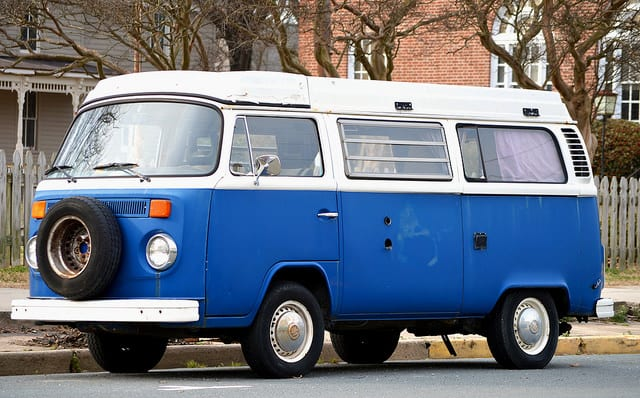
#> input picture data/test/blue/blue_car_01.jpg, 640 x 398 px, given in place of blue, which was not available; the run also reads 1 picture not shown here
$ jupyter execute image_clf_SVM.ipynb   (text cells are left out)
#> lines starting #> are read from the running program, lines starting #| are printed output that depends on the picture; pictures that were not available may be replaced by others from this repository, and a replacement may not be noted
[cell 1]
import os
import cv2
import imghdr
import numpy as np
import matplotlib.pyplot as plt
# In Python, you can use pickle to serialize (deserialize) an object structure into (from) a byte stream
import pickle
from sklearn.model_selection import train_test_split
from sklearn.svm import SVC

[cell 2]
image_exts = ["jpg","jpeg","bmp","png"]

[cell 3]
data_dir = 'data'
for image_class in os.listdir(data_dir):
    for image in os.listdir(os.path.join(data_dir, image_class)):
        image_path = os.path.join(data_dir, image_class, image)
        try:
            img = cv2.imread(image_path)
#> img is the input picture: shape (398, 640, 3); mean B, G, R 129.2, 118.1, 111.3
            tip = imghdr.what(image_path)
            if tip not in image_exts:
                print(f"Image not in ext lish {image_path}")
                os.remove(image_path)
        except Exception as e:
            print(f"Issu with image {image_path}")
#> pass 2 of the loop `for image_class in os.listdir(data_dir):`:
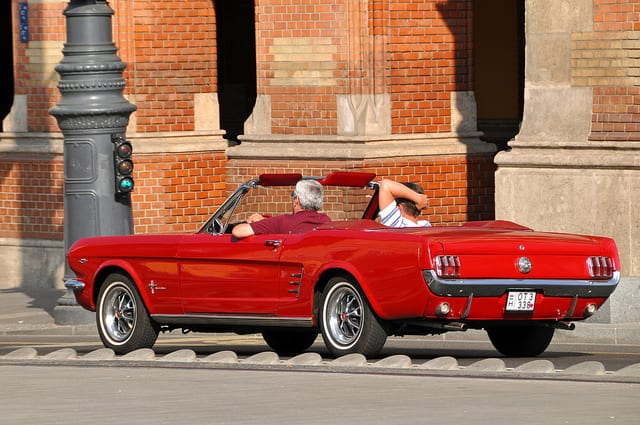
#> input picture data/test/red/red_car_01.jpg, 640 x 425 px, given in place of blue, which was not available
#> img is the input picture: shape (425, 640, 3); mean B, G, R 89.9, 109.4, 158.8

[cell 4]
categories = os.listdir(data_dir)
categories
data = []
for image_class in os.listdir(data_dir):
    path = os.path.join(data_dir, image_class)
    label = categories.index(image_class)
    for img in os.listdir(path):
        imgpath = os.path.join(path,img)
        try:
            pet_img = cv2.imread(imgpath,0)
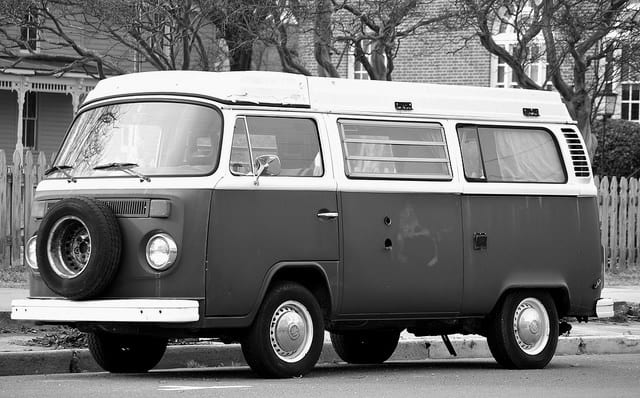
#> pet_img: shape (398, 640); min 0, max 255, mean 117.3
            pet_img = cv2.resize(pet_img, (50,50))
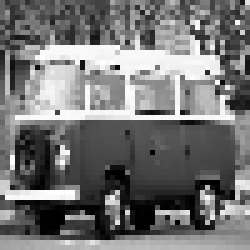
#> pet_img: shape (50, 50) (shown 5 times larger); min 0, max 254, mean 116.9
            image = np.array(pet_img).flatten()
            data.append([image, label])
        except Exception as e:
            pass
#> pass 2 of the loop `for image_class in os.listdir(data_dir):`:
#> `pet_img = cv2.imread(imgpath,0)`:
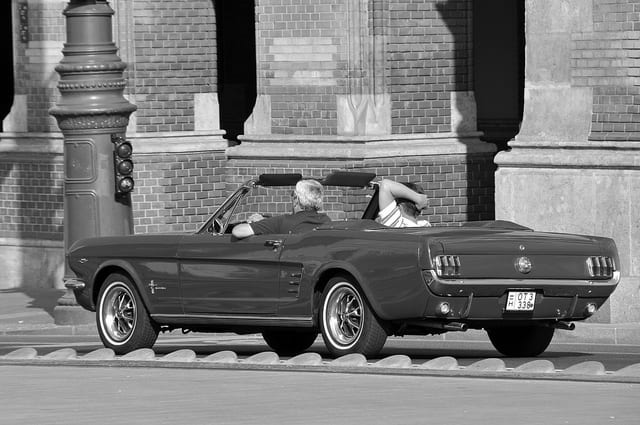
#> pet_img: shape (425, 640); min 0, max 255, mean 121.9
#> `pet_img = cv2.resize(pet_img, (50,50))`:
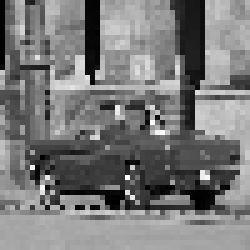
#> pet_img: shape (50, 50) (shown 5 times larger); min 0, max 250, mean 121.1

print(len(data))

[cell 5]
pick_in = open('data1.pickle', 'wb')
pickle.dump(data, pick_in)
pick_in.close()

[cell 6]
pick_out = open('data1.pickle','rb')
data = pickle.load(pick_out)
pick_out.close()

[cell 7]
import random


random.shuffle(data)
features = []
labels = []

for feature, label in data:
    features.append(feature)
    labels.append(label)
